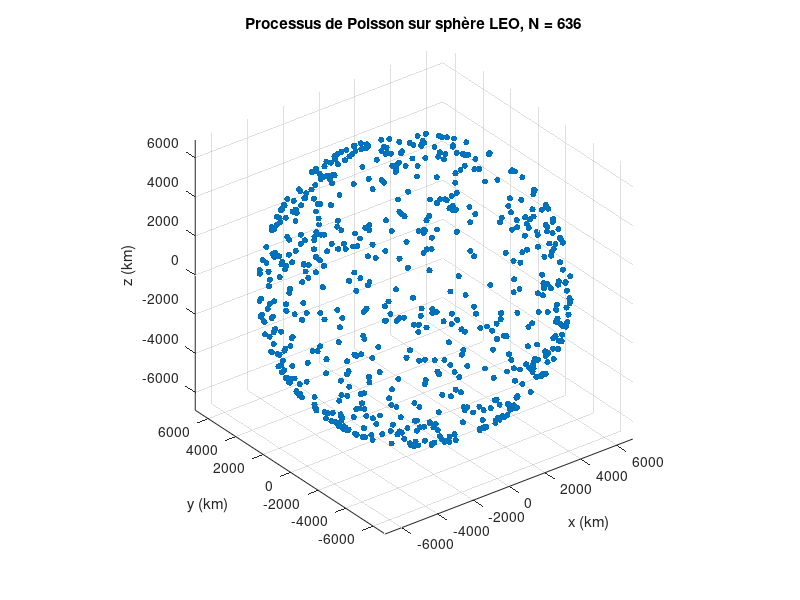

Reproduce this figure in MATLAB.
clear; clc; close all;

% Paramètres
R_earth = 6371;     % km
h = 550;            % altitude LEO en km
R = R_earth + h;    % rayon orbital

lambda = 1e-6;      % intensité en satellites / km^2
surface_sphere = 4*pi*R^2;

% Nombre de satellites : processus de Poisson sur la sphère
N = poissrnd(lambda * surface_sphere);

% Tirage uniforme sur la sphère
u = rand(N,1);                  % uniforme sur [0,1]
phi = 2*pi*rand(N,1);            % longitude uniforme
theta = acos(1 - 2*u);           % colatitude corrigée

% Coordonnées cartésiennes
x = R * sin(theta) .* cos(phi);
y = R * sin(theta) .* sin(phi);
z = R * cos(theta);

% Affichage
figure;
scatter3(x, y, z, 20, 'filled');
axis equal;
grid on;
xlabel('x (km)');
ylabel('y (km)');
zlabel('z (km)');
title(sprintf('Processus de Poisson sur sphère LEO, N = %d', N));
